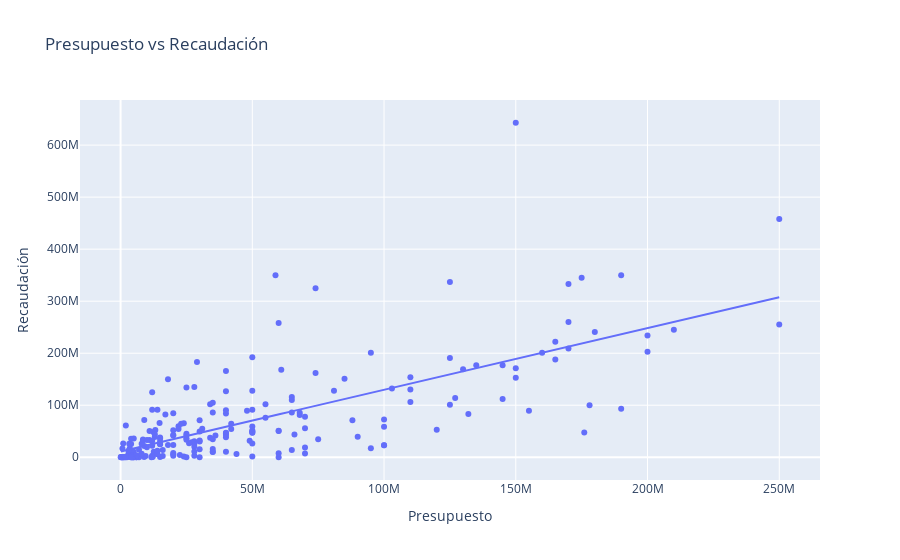

The notebook cell saved with this chart:
### Markdown cell above
Gráfico de Dispersión: Relación entre Presupuesto y Recaudación

### Code cell
fig = px.scatter(df, x='Budget', y='Gross',
                 title='Presupuesto vs Recaudación',
                 labels={'Budget': 'Presupuesto', 'Gross': 'Recaudación'},
                 trendline='ols') # pip install statsmodels
fig.show()

### Figure 1 — Plotly figure (JSON) as saved in the notebook; plotly's stock layout.template omitted (floating-point values rounded to 4 significant figures; data arrays with more than 128 entries replaced by an {"elided": "..."} marker saying what was removed)
{"data": [{"hovertemplate": "Presupuesto=%{x}<br>Recaudación=%{y}<extra></extra>", "legendgroup": "", "marker": {"color": "#636efa", "symbol": "circle"}, "mode": "markers", "name": "", "orientation": "v", "showlegend": false, "type": "scatter", "x": {"elided": "221 float values"}, "xaxis": "x", "y": {"elided": "221 float values"}, "yaxis": "y"}, {"hovertemplate": "<b>OLS trendline</b><br>Gross = 1.18626 * Budget + 1.11088e+07<br>R<sup>2</sup>=0.516812<br><br>Presupuesto=%{x}<br>Recaudación=%{y} <b>(trend)</b><extra></extra>", "legendgroup": "", "marker": {"color": "#636efa", "symbol": "circle"}, "mode": "lines", "name": "", "showlegend": false, "type": "scatter", "x": {"elided": "221 float values"}, "xaxis": "x", "y": {"elided": "221 float values"}, "yaxis": "y"}], "layout": {"legend": {"tracegroupgap": 0}, "title": {"text": "Presupuesto vs Recaudación"}, "xaxis": {"anchor": "y", "domain": [0, 1], "title": {"text": "Presupuesto"}}, "yaxis": {"anchor": "x", "domain": [0, 1], "title": {"text": "Recaudación"}}}}
